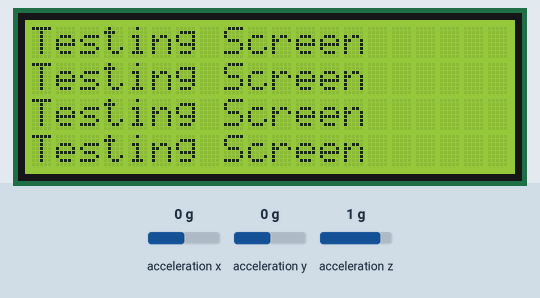
Bench run of a sketch on a simulated Arduino Uno, built with avr-gcc and run on an emulated ATmega328P. Shown: 20×4 character LCD. The test bench sets the inputs (shaded band); at power-on: acceleration x 0 g, acceleration z 1 g, acceleration y 0 g. What the sketch prints to the serial monitor is not drawn.

Above: at 0.9 s.
2.4 s: acceleration x set to -1.4 g
At 3.8 s:
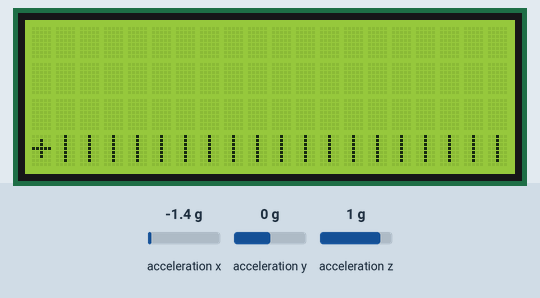
5.4 s: acceleration z set to 1.4 g
At 6.0 s:
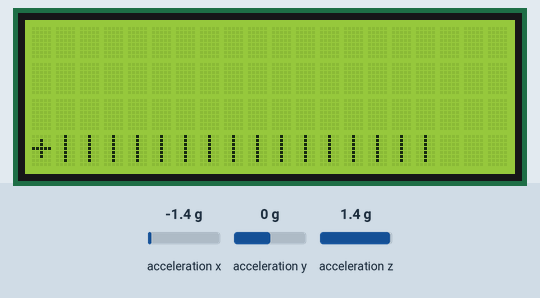
8.4 s: acceleration x set to 1.1 g
At 9.4 s:
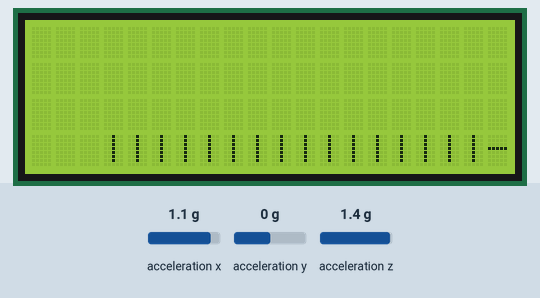
11.4 s: acceleration z set to 0 g
At 12.8 s:
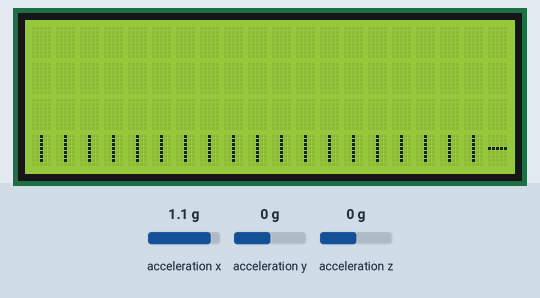
13.1 s: acceleration x set to -0.8 g
14.8 s: acceleration z set to 1.1 g
At 15.7 s:
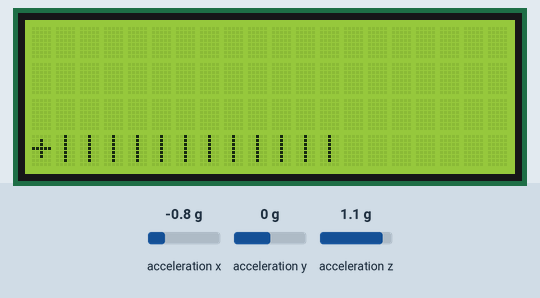
Timing chart, 0 to 17.4 s (numbered marks = the images above; inputs shaded):
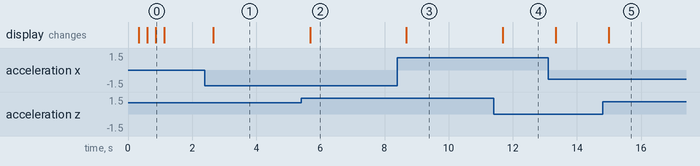

Measured:
- after the input at 2.4 s, the display: changes after 0.25 s (image 1)
- after the input at 5.4 s, the display: changes after 0.28 s (image 2)
- after the input at 8.4 s, the display: changes after 0.28 s (image 3)
- after the input at 11.4 s, the display: changes after 0.29 s (image 4)
- after the input at 14.8 s, the display: changes after 0.19 s (image 5)

The sketch:

Screen20X4.ino
```cpp
#include <Wire.h>
#include "LiquidCrystal_I2C.h"

#include <hd44780.h>
// Calculate the inclination over Y axis
//  Inclination RIGHT To LEFT --> - (NEG)
//  Inclination LEFT To RIGHT --> + (POS)
#include "CurieIMU.h"
 double x;
 double y;
 double z;
 int calibPos = 36; //compensating positive Inclination
LiquidCrystal_I2C lcd(0x27, 20, 4);  // Initializing LCD on 0x27 Address, with 20 chars and 4 lines

void setup() {
  // Starting functions
  startingSerial();
  startingCurieIMU();
  startingLCD20x4();

}

void loop() {
  readInclination();
  delay(250);
}

void startingSerial(){
  //Initializing Serial Port
  Serial.begin(9600);
  //while(!Serial); // not neccesary to wait till the port it's open
  Serial.println("Initializing Serial - 9600)");

}

void startingCurieIMU(){
  // Initializing IMU device IMU (controlling the inclination, for the Arduino 101 it's internal)
  Serial.println("Inicializando IMU ...");
  CurieIMU.begin();

}

void startingLCD20x4(){
  // Initializing 20X4 screen
  lcd.begin();
  lcd.backlight();
  for(int i=0; i<4;i++){
    lcd.setCursor(0, i);
    lcd.print("Testing Screen");
    delay(250);
  }
  lcd.clear();
}

void readInclination(){
  int ax, ay, az;

  CurieIMU.readAccelerometer(ax, ay, az);
  // Maaping reading values from -90 to 90 grades (-π  to  π )
  float xAng = map(ax, (-32768), (32768), -90, 90);
  float zAng = map(az, (-32768), (32768), -90, 90);

  //Converting from radians to grades
  y = RAD_TO_DEG * (atan2(-xAng, -zAng) + PI);

  Serial.print(" y: "); Serial.println(abs(y));
  int val =0;
  int yy=abs(y);
  if (yy>=1 && yy<=90)
  {
    Serial.print("NEG:");
    val = yy/2.25;
    Serial.println(val);
    printInclNeg(val,false);
  }
  else if(yy>=270 && yy<=360)
  {
    Serial.print("POS:");
    val =(-1 * ((yy-270)/2.25)+36);
    Serial.println(val);
    printInclPos(val,true);
  }

}

void printInclPos(int val, bool orien){
  String literal;

  lcd.clear();
  if (val>19) val=19;

  if (orien){literal = "+";}

  for(int i=1; i<val+1;i++){
    literal=literal+"|";
  }

  lcd.setCursor(0, 3);
  lcd.print(literal);
}

void printInclNeg(int val, bool orien){
  String literal;

  lcd.clear();
  if (val>19) val=19;

  for(int j=1; j<val+1;j++){
    literal=literal+"|";
  }
  Serial.println(literal);
  if (!orien){literal = literal + "-";}
  Serial.println(literal);
  lcd.setCursor((20-literal.length()), 3);
  lcd.print(literal);
}

// Not used
void printIncl(int val, bool orien){
  String literal;

  lcd.clear();
  if (orien){literal = "+";}
  Serial.print(val);
  Serial.print("::");
  Serial.println(literal);
  Serial.println("----Before Iter--------");
  for(int i=1; i<val;i++){
    literal=literal+"|";
  }
  Serial.println("----After Iter-------");
  if (!orien){literal = "-";}
  Serial.print(val);
  Serial.print(":");
  Serial.println(literal);
  lcd.setCursor((20-literal.length()), 3);
  lcd.print(literal);

}
```
